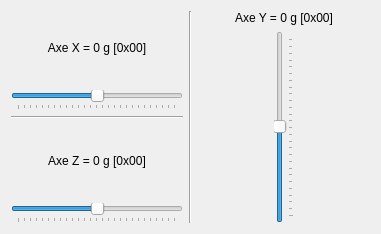
<?xml version="1.0" encoding="UTF-8"?>
<ui version="4.0">
 <class>DialogAccelerometer</class>
 <widget class="QDialog" name="DialogAccelerometer">
  <property name="geometry">
   <rect>
    <x>0</x>
    <y>0</y>
    <width>381</width>
    <height>234</height>
   </rect>
  </property>
  <property name="windowTitle">
   <string>Accelerometre</string>
  </property>
  <layout class="QHBoxLayout" name="horizontalLayout">
   <item>
    <layout class="QVBoxLayout" name="verticalLayout">
     <item>
      <widget class="QLabel" name="labelX">
       <property name="text">
        <string>Axe X = 0 g [0x00]</string>
       </property>
       <property name="alignment">
        <set>Qt::AlignCenter</set>
       </property>
      </widget>
     </item>
     <item>
      <widget class="QSlider" name="sliderX">
       <property name="minimum">
        <number>-32768</number>
       </property>
       <property name="maximum">
        <number>32767</number>
       </property>
       <property name="singleStep">
        <number>100</number>
       </property>
       <property name="pageStep">
        <number>1000</number>
       </property>
       <property name="orientation">
        <enum>Qt::Horizontal</enum>
       </property>
       <property name="tickPosition">
        <enum>QSlider::TicksBelow</enum>
       </property>
       <property name="tickInterval">
        <number>2500</number>
       </property>
      </widget>
     </item>
     <item>
      <widget class="Line" name="line">
       <property name="orientation">
        <enum>Qt::Horizontal</enum>
       </property>
      </widget>
     </item>
     <item>
      <widget class="QLabel" name="labelZ">
       <property name="text">
        <string>Axe Z = 0 g [0x00]</string>
       </property>
       <property name="alignment">
        <set>Qt::AlignCenter</set>
       </property>
      </widget>
     </item>
     <item>
      <widget class="QSlider" name="sliderZ">
       <property name="minimum">
        <number>-32768</number>
       </property>
       <property name="maximum">
        <number>32767</number>
       </property>
       <property name="singleStep">
        <number>100</number>
       </property>
       <property name="pageStep">
        <number>1000</number>
       </property>
       <property name="orientation">
        <enum>Qt::Horizontal</enum>
       </property>
       <property name="tickPosition">
        <enum>QSlider::TicksBelow</enum>
       </property>
       <property name="tickInterval">
        <number>2500</number>
       </property>
      </widget>
     </item>
    </layout>
   </item>
   <item>
    <widget class="Line" name="line_2">
     <property name="orientation">
      <enum>Qt::Vertical</enum>
     </property>
    </widget>
   </item>
   <item>
    <layout class="QVBoxLayout" name="verticalLayout_2">
     <item>
      <widget class="QLabel" name="labelY">
       <property name="text">
        <string>Axe Y = 0 g [0x00]</string>
       </property>
       <property name="alignment">
        <set>Qt::AlignCenter</set>
       </property>
      </widget>
     </item>
     <item>
      <layout class="QHBoxLayout" name="horizontalLayout_2">
       <item>
        <spacer name="horizontalSpacer">
         <property name="orientation">
          <enum>Qt::Horizontal</enum>
         </property>
         <property name="sizeHint" stdset="0">
          <size>
           <width>40</width>
           <height>20</height>
          </size>
         </property>
        </spacer>
       </item>
       <item>
        <widget class="QSlider" name="sliderY">
         <property name="minimum">
          <number>-32768</number>
         </property>
         <property name="maximum">
          <number>32767</number>
         </property>
         <property name="singleStep">
          <number>100</number>
         </property>
         <property name="pageStep">
          <number>1000</number>
         </property>
         <property name="orientation">
          <enum>Qt::Vertical</enum>
         </property>
         <property name="tickPosition">
          <enum>QSlider::TicksBelow</enum>
         </property>
         <property name="tickInterval">
          <number>2500</number>
         </property>
        </widget>
       </item>
       <item>
        <spacer name="horizontalSpacer_2">
         <property name="orientation">
          <enum>Qt::Horizontal</enum>
         </property>
         <property name="sizeHint" stdset="0">
          <size>
           <width>40</width>
           <height>20</height>
          </size>
         </property>
        </spacer>
       </item>
      </layout>
     </item>
    </layout>
   </item>
  </layout>
 </widget>
 <resources/>
 <connections/>
</ui>
